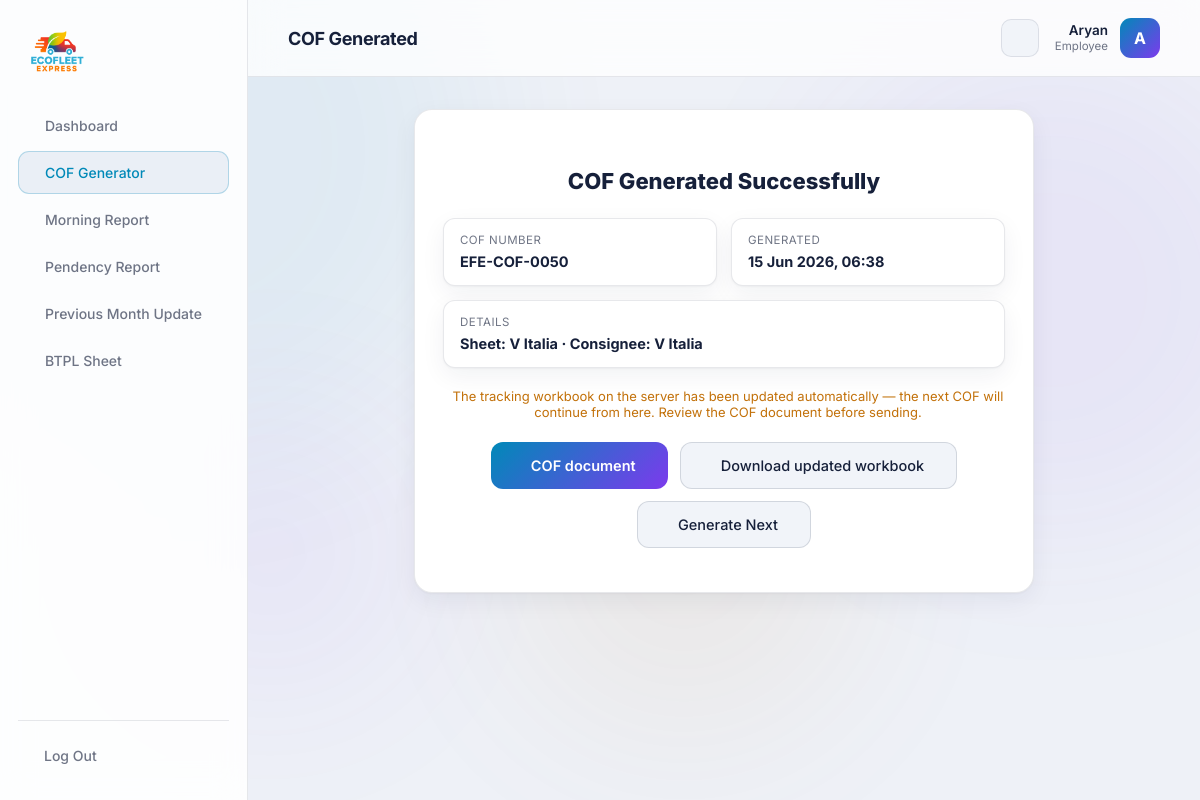
The app's page /portal/cof/success/32/ (signed in) with its own data.
### core/models.py (models this page shows, shortened)
class UserProfile(models.Model):
    user = models.OneToOneField(settings.AUTH_USER_MODEL, on_delete=models.CASCADE, related_name='profile')
    role = models.CharField(max_length=50, default='Employee')
    can_use_cof = models.BooleanField(default=True)
    can_use_morning = models.BooleanField(default=True)
    can_use_pendency = models.BooleanField(default=True)
    can_use_prev_month = models.BooleanField(default=True)
    can_use_btpl = models.BooleanField(default=True)

class ToolRun(models.Model):
    TOOL_COF = 'COF'
    TOOL_MORNING = 'MORNING'
    TOOL_PENDENCY = 'PENDENCY'
    TOOL_PREV_MONTH = 'PREV_MONTH'
    TOOL_BTPL = 'BTPL'
    TOOL_CHOICES = [
        (TOOL_COF, 'COF Generator'),
        (TOOL_MORNING, 'Morning Report'),
        (TOOL_PENDENCY, 'Pendency Report'),
        (TOOL_PREV_MONTH, 'Previous Month Update'),
        (TOOL_BTPL, 'BTPL Sheet'),
    ]
    STATUS_SUCCESS = 'SUCCESS'
    STATUS_FAILED = 'FAILED'
    STATUS_CHOICES = [
        (STATUS_SUCCESS, 'Success'),
        (STATUS_FAILED, 'Failed'),
    ]
    user = models.ForeignKey(
        settings.AUTH_USER_MODEL,
        on_delete=models.SET_NULL,
        null=True, blank=True,
        related_name='tool_runs',
    )
    tool = models.CharField(max_length=20, choices=TOOL_CHOICES)
    status = models.CharField(max_length=10, choices=STATUS_CHOICES, default=STATUS_SUCCESS)
    reference = models.CharField(max_length=120, blank=True)   # e.g. COF number
    detail = models.TextField(blank=True)
    output_file = models.FileField(upload_to='tool_outputs/%Y/%m/', blank=True, null=True)
    created_at = models.DateTimeField(auto_now_add=True)
    class Meta:
        ordering = ['-created_at']

class ToolRunFile(models.Model):
    run = models.ForeignKey(ToolRun, on_delete=models.CASCADE, related_name='files')
    label = models.CharField(max_length=80)
    file = models.FileField(upload_to='tool_outputs/%Y/%m/')
    download_name = models.CharField(max_length=255, blank=True)  # user-facing filename
    created_at = models.DateTimeField(auto_now_add=True)
    class Meta:
        ordering = ['id']

### core/views.py (the view)
# urls.py: path('portal/cof/success/<int:pk>/', views.cof_success, name='cof_success'),
@staff_required
@tool_permission_required('cof')
def cof_success(request, pk):
    run = get_object_or_404(ToolRun.objects.prefetch_related('files'),
                            pk=pk, tool=ToolRun.TOOL_COF, status=ToolRun.STATUS_SUCCESS)
    return render(request, 'core/portal/cof_success.html', {'active': 'cof', 'run': run})

### templates/core/portal/cof_success.html (shortened to what this page needs)
{% extends 'core/portal/base.html' %}
{% block heading %}COF Generated{% endblock %}
{% block content %}
<div class="portal-card cof-success">
  <h2>COF Generated Successfully</h2>
  <div class="cof-success-grid">
    <div><span>COF Number</span><strong>{{ run.reference }}</strong></div>
    <div><span>Generated</span><strong>{{ run.created_at|date:"d M Y, H:i" }}</strong></div>
    <div class="full"><span>Details</span><strong>{{ run.detail }}</strong></div>
  </div>
  <p class="cof-warn">
    The tracking workbook on the server has been updated automatically — the next COF will continue from here. Review the COF document before sending.
  </p>
  <div class="cof-success-actions">
    {% for f in run.files.all %}
    <a href="{% url 'download_file' f.id %}" class="btn-primary"> {{ f.label }}</a>
    {% endfor %}
    <a href="{% url 'cof_workbook_download' %}" class="btn-secondary"> Download updated workbook</a>
    <a href="{% url 'cof_generator' %}" class="btn-secondary"> Generate Next</a>
  </div>
</div>
{% endblock %}

### templates/core/portal/base.html (shortened to what this page needs)
{% load static %}
<!DOCTYPE html>
<html lang="en">
<head>
    <link rel="stylesheet" href="https://cdn.jsdelivr.net/npm/@tabler/icons-webfont@latest/tabler-icons.min.css" />
    <link rel="stylesheet" href="{% static 'css/main.css' %}" />
    <link rel="stylesheet" href="{% static 'css/portal.css' %}" />
</head>
<body class="portal-body">
<div class="orbs">
    <div class="orb orb3"></div><div class="orb orb4"></div>
</div>
<aside class="portal-sidebar" id="portalSidebar">
    <a href="{% url 'home' %}" class="portal-logo">
        <img src="{% static 'images/logo.png' %}" alt="EcoFleet Express" />
    </a>
    <nav class="portal-nav">
        <a href="{% url 'dashboard' %}" class="{% if active == 'dashboard' %}active{% endif %}"> Dashboard</a>
        {% if request.user.profile.can_use_cof %}
        <a href="{% url 'cof_generator' %}" class="{% if active == 'cof' %}active{% endif %}"> COF Generator</a>
        {% endif %}
        {% if request.user.profile.can_use_morning %}
        <a href="{% url 'morning_report' %}" class="{% if active == 'morning' %}active{% endif %}"> Morning Report</a>
        {% endif %}
        {% if request.user.profile.can_use_pendency %}
        <a href="{% url 'pendency_report' %}" class="{% if active == 'pendency' %}active{% endif %}"> Pendency Report</a>
        {% endif %}
        {% if request.user.profile.can_use_prev_month %}
        <a href="{% url 'prev_month_update' %}" class="{% if active == 'prev_month' %}active{% endif %}"> Previous Month Update</a>
        {% endif %}
        {% if request.user.profile.can_use_btpl %}
        <a href="{% url 'btpl_sheet' %}" class="{% if active == 'btpl' %}active{% endif %}"> BTPL Sheet</a>
        {% endif %}
    </nav>
    <div class="portal-sidebar-foot">
        <a href="{% url 'portal_logout' %}" class="portal-logout"> Log Out</a>
    </div>
</aside>
<div class="portal-main">
    <header class="portal-topbar">
        <div class="portal-topbar-title">{% block heading %}{% endblock %}</div>
        <button class="theme-toggle" id="themeToggle" type="button" aria-label="Toggle light theme" title="Toggle theme">
        </button>
        <div class="portal-user">
            <div class="portal-user-meta">
            <span class="portal-user-name">{{ request.user.first_name|default:request.user.username }}</span>
            <span class="portal-user-role">{{ request.user.profile.role|default:"Employee" }}</span>
          </div>
          <div class="portal-avatar">{{ request.user.username|slice:":1"|upper }}</div>
        </div>
    </header>
      <main class="portal-content">
        {% block content %}{% endblock %}
      </main>
    </div>
</body>
</html>

### static/css/main.css (style rules this page uses)
*, *::before, *::after { margin: 0; padding: 0; box-sizing: border-box; }
:root { --cyan: #00AEEF; --purple: #a855f7; --orange: #F7941D; --red: #ED1C24; --bg: #0a0e1a; --text: #e8eaf6; --muted: rgba(232,234,246,0.45); --hint: rgba(232,234,246,0.28); --surface-1: rgba(255,255,255,0.03); --surface-2: rgba(255,255,255,0.05); --surface-3: rgba(255,255,255,0.06); --surface-hover: rgba(255,255,255,0.08); --surface: var(--surface-1); --border: rgba(255,255,255,0.08); --border-strong: rgba(255,255,255,0.12); --border-hover: rgba(255,255,255,0.15); --glass: rgba(10,14,26,0.65); --glass-strong: rgba(10,14,26,0.85); --glass-solid: rgba(10,14,26,0.96); --popover: rgba(15,22,41,0.95); --select-bg: #0a0e1a; --success: #22c55e; --success-bg: rgba(34,197,94,0.12); --danger: #ff6b6b; --shadow-card: none; --input-scheme: dark; }
[data-theme="light"] { --cyan: #0089b8; --purple: #7c3aed; --orange: #c2710a; --red: #dc2626; --bg: #eef1f7; --text: #16203a; --muted: rgba(22,32,58,0.62); --hint: rgba(22,32,58,0.45); --surface-1: #ffffff; --surface-2: #f1f4f9; --surface-3: #eaeff6; --surface-hover: #e3e9f3; --surface: var(--surface-1); --border: rgba(20,32,60,0.10); --border-strong: rgba(20,32,60,0.14); --border-hover: rgba(20,32,60,0.22); --glass: rgba(255,255,255,0.78); --glass-strong: rgba(255,255,255,0.88); --glass-solid: rgba(248,250,253,0.97); --popover: rgba(255,255,255,0.96); --select-bg: #ffffff; --success: #15803d; --success-bg: rgba(21,128,61,0.10); --danger: #dc2626; --shadow-card: 0 1px 2px rgba(20,32,60,0.04), 0 8px 24px rgba(20,32,60,0.06); --shadow-hover: 8px 16px 40px rgba(20,32,60,0.14); --input-scheme: light; --orb-opacity: 0.06; }
html, body { font-family: 'Inter', sans-serif; background: var(--bg); color: var(--text); min-height: 100vh; scroll-behavior: smooth; transition: background-color 0.3s ease, color 0.3s ease; }
.theme-toggle { display: inline-flex; align-items: center; justify-content: center; width: 38px; height: 38px; flex-shrink: 0; border-radius: 10px; background: var(--surface-2); border: 1px solid var(--border); color: var(--text); font-size: 18px; cursor: pointer; transition: background 0.2s, border-color 0.2s, color 0.2s, transform 0.2s; }
.orbs { position: fixed; inset: 0; pointer-events: none; z-index: 0; overflow: hidden; }
.orb { position: absolute; border-radius: 50%; filter: blur(90px); opacity: var(--orb-opacity, 0.15); }
.orb4 { width: 300px; height: 300px; background: var(--purple); bottom: 100px; left: 10%; }
.btn-primary { background: linear-gradient(135deg, var(--cyan), var(--purple)); border: none; border-radius: 12px; padding: 14px 32px; color: #fff; font-size: 14.5px; font-weight: 600; cursor: pointer; font-family: inherit; display: flex; align-items: center; gap: 8px; transition: opacity 0.2s, transform 0.2s; text-decoration: none; }
.btn-secondary { background: var(--surface-2); border: 1px solid var(--border-strong); border-radius: 12px; padding: 14px 32px; color: var(--text); font-size: 14.5px; font-weight: 500; cursor: pointer; font-family: inherit; display: inline-flex; align-items: center; justify-content: center; gap: 8px; text-decoration: none; transition: background 0.2s, border-color 0.2s, color 0.2s, transform 0.2s; }

### records on screen
ToolRun: reference "EFE-COF-0050", created_at "15 Jun 2026, 06:38", detail "Sheet: V Italia · Consignee: V Italia"
ToolRunFile: label "COF document"

### other values on screen
{{ request.user.first_name|default:request.user.username }} "Aryan"
{{ request.user.profile.role|default:"Employee" }} "Employee"
{{ request.user.username|slice:":1"|upper }} "A"
